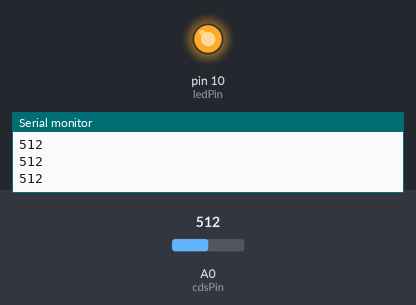
This sketch was run on a simulated Arduino Uno, built with avr-gcc and run on an emulated ATmega328P. On the bench: output pins drawn as LEDs (lit = HIGH), the last lines printed to the serial monitor. The test bench sets the inputs (shaded band); at power-on: A0 (cdsPin) = 512.

Above: at 1.2 s.
1.3 s: A0 (cdsPin) set to 585
2.8 s: A0 (cdsPin) set to 608
At 3.5 s:
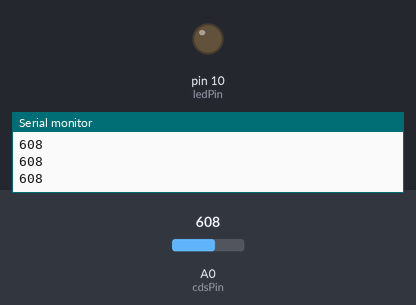
4.3 s: A0 (cdsPin) set to 590
At 5.5 s:
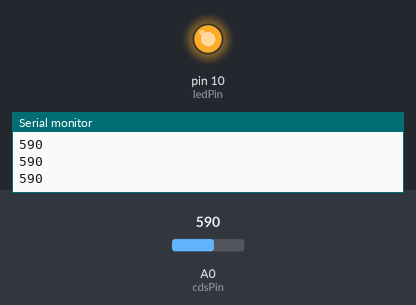
5.8 s: A0 (cdsPin) set to 610
At 6.8 s:
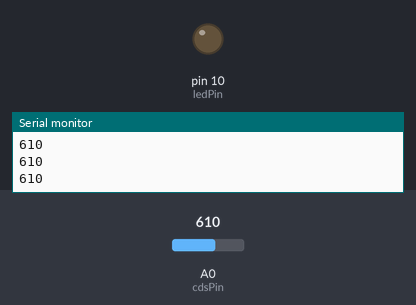
Timing chart, 0 to 8.3 s (numbered marks = the images above; inputs shaded):
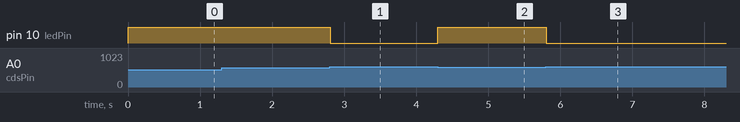

Measured:
- the behaviour switches between 599 and 600 on A0 (cdsPin) (found by bisection; images 0 and 1)
- after the input at 2.8 s, pin 10 (ledPin): HIGH → LOW at once
- after the input at 4.3 s, pin 10 (ledPin): LOW → HIGH at once
- after the input at 5.8 s, pin 10 (ledPin): HIGH → LOW at once

The sketch:

sketch_jun9d.ino
```cpp
int cdsPin = A0;
int ledPin = 10;

void setup() {
  pinMode(cdsPin, INPUT);
  Serial.begin(9600);
  pinMode(ledPin, OUTPUT);
  // put your setup code here, to run once:

}

void loop() {
  int sensorValue = analogRead(cdsPin);
  Serial.println(sensorValue);
  if(sensorValue < 600){
    digitalWrite(ledPin, 1);

  }else{
    digitalWrite(ledPin, 0);
  }
  delay(10);

  // put your main code here, to run repeatedly:

}
```
